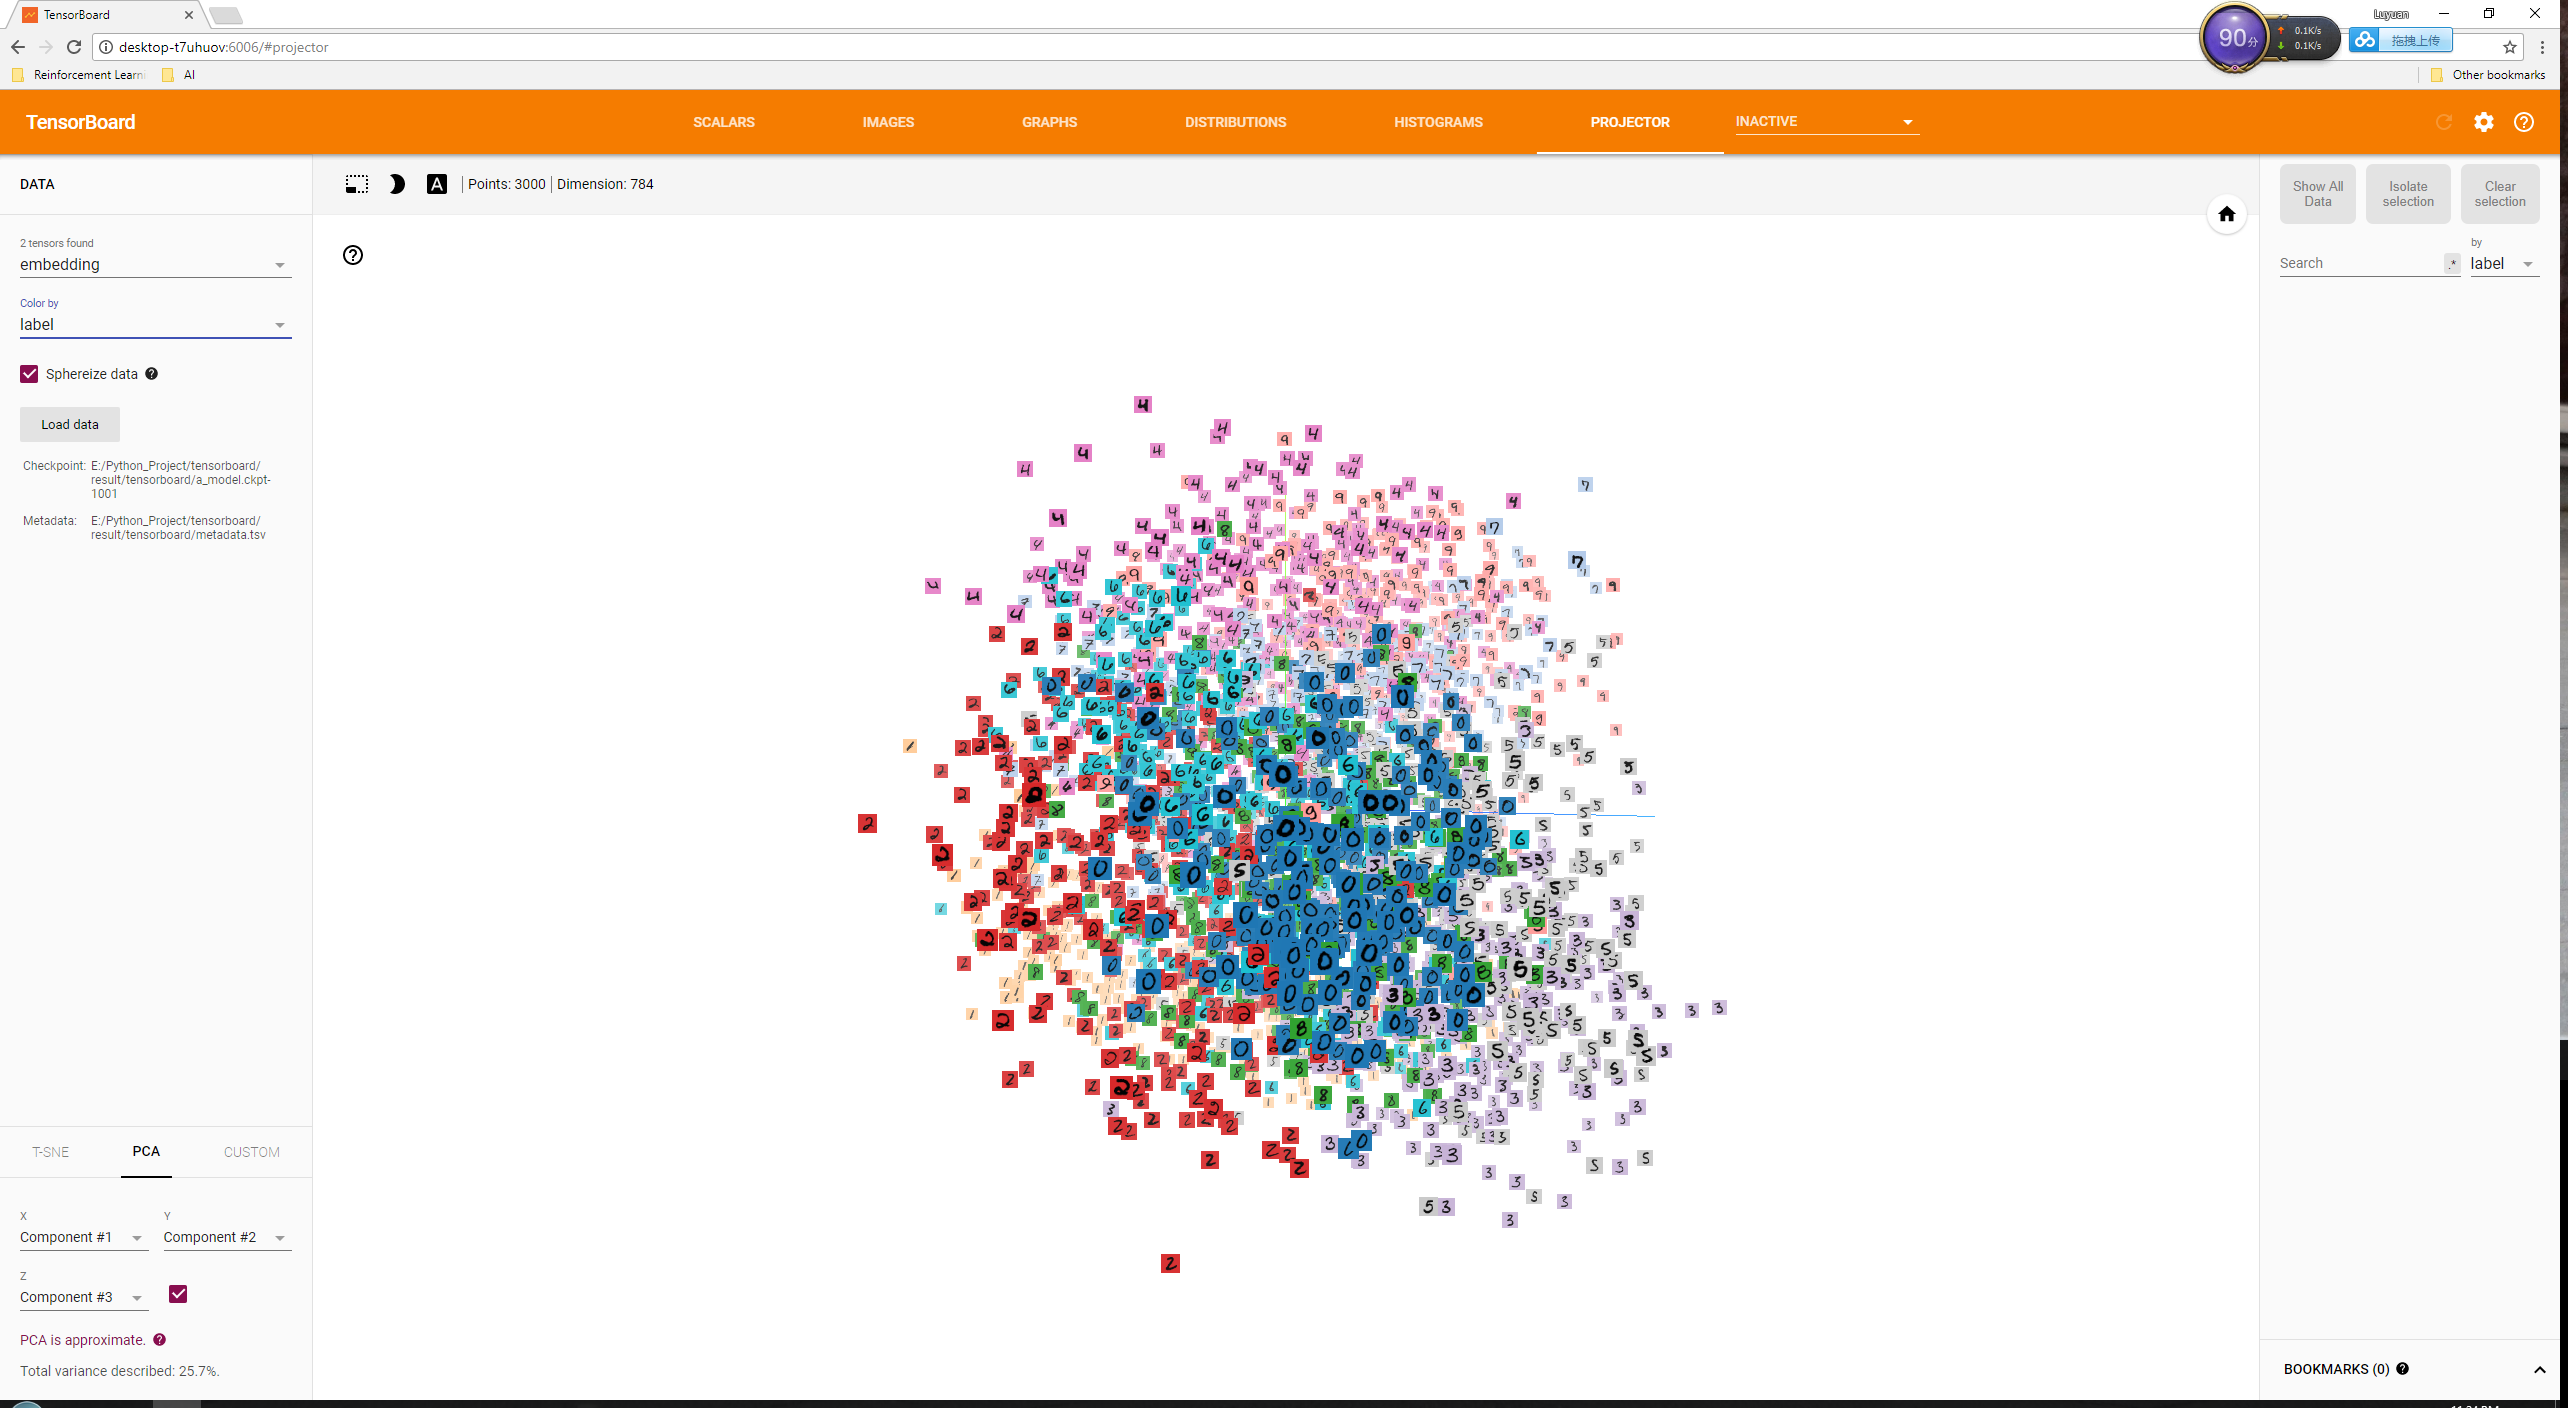

Reproduce this figure in Python.
import tensorflow as tf
from tensorflow.examples.tutorials.mnist import input_data
from tensorflow.contrib.tensorboard.plugins import projector

#载入数据集
mnist = input_data.read_data_sets("MNIST_data/",one_hot=True)
#运行次数
max_steps = 1001
#图片数量
image_num = 3000
#文件路径
DIR = "E:/Python_Project/tensorboard/"

#定义会话
sess = tf.Session()

#载入图片
embedding = tf.Variable(tf.stack(mnist.test.images[:image_num]), trainable=False, name='embedding')

#参数概要
def variable_summaries(var):
    with tf.name_scope('summaries'):
        mean = tf.reduce_mean(var)
        tf.summary.scalar('mean', mean)#平均值
        with tf.name_scope('stddev'):
            stddev = tf.sqrt(tf.reduce_mean(tf.square(var - mean)))
        tf.summary.scalar('stddev', stddev)#标准差
        tf.summary.scalar('max', tf.reduce_max(var))#最大值
        tf.summary.scalar('min', tf.reduce_min(var))#最小值
        tf.summary.histogram('histogram', var)#直方图

#命名空间
with tf.name_scope('input'):
    #这里的none表示第一个维度可以是任意的长度
    x = tf.placeholder(tf.float32,[None,784],name='x-input')
    #正确的标签
    y = tf.placeholder(tf.float32,[None,10],name='y-input')

#显示图片
with tf.name_scope('input_reshape'):
    image_shaped_input = tf.reshape(x, [-1, 28, 28, 1])
    tf.summary.image('input', image_shaped_input, 10)

with tf.name_scope('layer'):
    #创建一个简单神经网络
    with tf.name_scope('weights'):
        W = tf.Variable(tf.zeros([784,10]),name='W')
        variable_summaries(W)
    with tf.name_scope('biases'):
        b = tf.Variable(tf.zeros([10]),name='b')
        variable_summaries(b)
    with tf.name_scope('wx_plus_b'):
        wx_plus_b = tf.matmul(x,W) + b
    with tf.name_scope('softmax'):    
        prediction = tf.nn.softmax(wx_plus_b)

with tf.name_scope('loss'):
    #交叉熵代价函数
    loss = tf.reduce_mean(tf.nn.softmax_cross_entropy_with_logits(labels=y,logits=prediction))
    tf.summary.scalar('loss',loss)
with tf.name_scope('train'):
    #使用梯度下降法
    train_step = tf.train.GradientDescentOptimizer(0.5).minimize(loss)

#初始化变量
sess.run(tf.global_variables_initializer())

with tf.name_scope('accuracy'):
    with tf.name_scope('correct_prediction'):
        #结果存放在一个布尔型列表中
        correct_prediction = tf.equal(tf.argmax(y,1),tf.argmax(prediction,1))#argmax返回一维张量中最大的值所在的位置
    with tf.name_scope('accuracy'):
        #求准确率
        accuracy = tf.reduce_mean(tf.cast(correct_prediction,tf.float32))#把correct_prediction变为float32类型
        tf.summary.scalar('accuracy',accuracy)

#产生metadata文件
if tf.gfile.Exists(DIR + 'result/tensorboard/metadata.tsv'):
    tf.gfile.DeleteRecursively(DIR + 'result/tensorboard/metadata.tsv')
with open(DIR + 'result/tensorboard/metadata.tsv', 'w') as f:
    labels = sess.run(tf.argmax(mnist.test.labels[:],1))
    for i in range(image_num):   
        f.write(str(labels[i]) + '\n')        
        
#合并所有的summary
merged = tf.summary.merge_all()   

projector_writer = tf.summary.FileWriter(DIR + 'result/tensorboard',sess.graph)
saver = tf.train.Saver()
config = projector.ProjectorConfig()
embed = config.embeddings.add()
embed.tensor_name = embedding.name
embed.metadata_path = DIR + 'result/tensorboard/metadata.tsv'
embed.sprite.image_path = DIR + 'result/data/picture.png'
embed.sprite.single_image_dim.extend([28,28])
projector.visualize_embeddings(projector_writer,config)

for i in range(max_steps):
    #每个批次100个样本
    batch_xs,batch_ys = mnist.train.next_batch(100)
    run_options = tf.RunOptions(trace_level=tf.RunOptions.FULL_TRACE)
    run_metadata = tf.RunMetadata()
    summary,_ = sess.run([merged,train_step],feed_dict={x:batch_xs,y:batch_ys},options=run_options,run_metadata=run_metadata)
    projector_writer.add_run_metadata(run_metadata, 'step%03d' % i)
    projector_writer.add_summary(summary, i)
    
    if i%100 == 0:
        acc = sess.run(accuracy,feed_dict={x:mnist.test.images,y:mnist.test.labels})
        print ("Iter " + str(i) + ", Testing Accuracy= " + str(acc))

saver.save(sess, DIR + 'result/tensorboard/a_model.ckpt', global_step=max_steps)
projector_writer.close()
sess.close()
